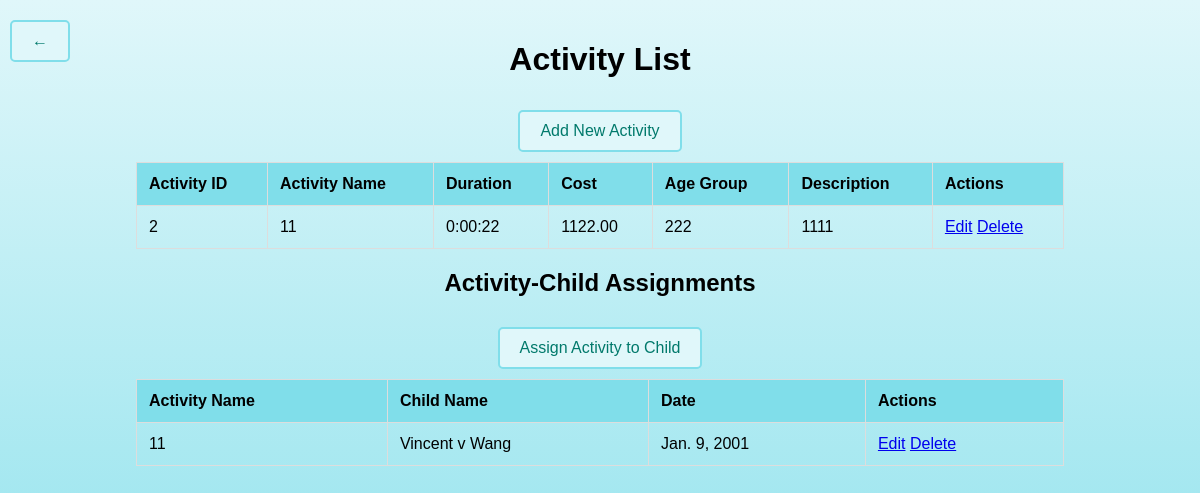
Before: /myapp/activities/ with the older database file.
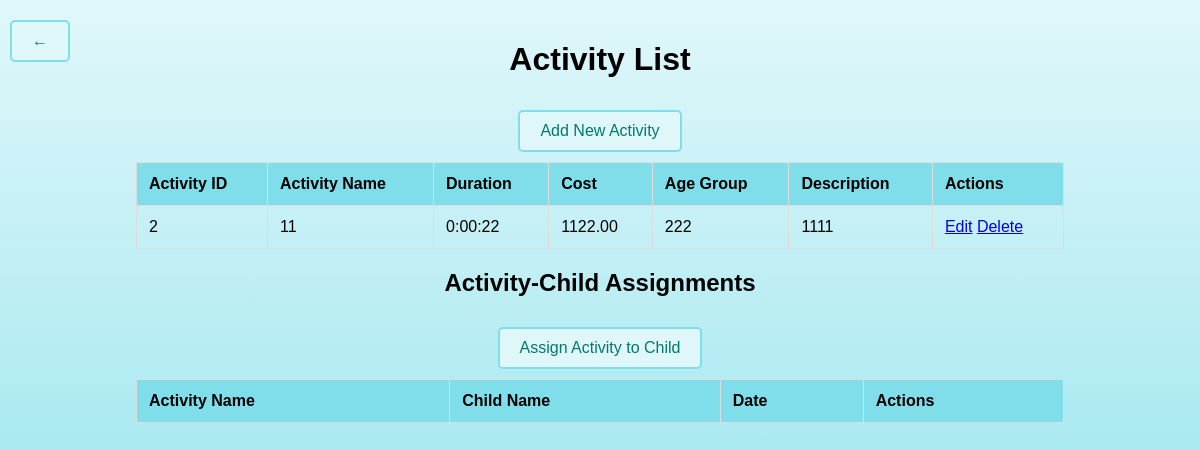
After: the same page with the newer database file.
### myapp/models.py (models this page shows, shortened)
class Activity(models.Model):
    activity_name = models.CharField(max_length=50)
    duration = models.DurationField()
    cost = models.DecimalField(max_digits=10, decimal_places=2)
    age_group = models.CharField(max_length=20)
    description = models.TextField()

class ChildActivityAssignment(models.Model):
    child = models.ForeignKey(Child, on_delete=models.CASCADE)
    activity = models.ForeignKey(Activity, on_delete=models.CASCADE)
    date = models.DateField()

class Child(models.Model):
    first_name = models.CharField(max_length=100)
    middle_name = models.CharField(max_length=100, blank=True, null=True)
    last_name = models.CharField(max_length=100)
    age = models.IntegerField()
    date_of_birth = models.DateField()
    average_cost = models.DecimalField(max_digits=10, decimal_places=2)

### myapp/views.py (the view)
# urls.py: path('activities/', views.activity_list, name='activity_list'),
def activity_list(request):
    activities = Activity.objects.all()
    child_activities_assignments = ChildActivityAssignment.objects.all()
    return render(request, 'activity_list.html', {
        'activities': activities,
        'child_activities_assignments': child_activities_assignments
    })

### myapp/templates/activity_list.html (shortened to what this page needs)
<!DOCTYPE html>
<html lang="en">
<head>
</head>
<body>
    <div class="back-button">
        <a href="{% url 'home' %}" class="button">&larr;</a>
    </div>
    <div class="container">
        <h1>Activity List</h1>
        <a href="{% url 'activity_add' %}" class="button">Add New Activity</a>
        <table>
            <thead>
                <tr>
                    <th>Activity ID</th>
                    <th>Activity Name</th>
                    <th>Duration</th>
                    <th>Cost</th>
                    <th>Age Group</th>
                    <th>Description</th>
                    <th>Actions</th>
                </tr>
            </thead>
            <tbody>
                {% for activity in activities %}
                <tr>
                    <td>{{ activity.id }}</td>
                    <td>{{ activity.activity_name }}</td>
                    <td>{{ activity.duration }}</td>
                    <td>{{ activity.cost }}</td>
                    <td>{{ activity.age_group }}</td>
                    <td>{{ activity.description }}</td>
                    <td>
                        <a href="{% url 'activity_edit' activity.pk %}">Edit</a>
                        <a href="{% url 'activity_delete' activity.pk %}">Delete</a>
                    </td>
                </tr>
                {% endfor %}
            </tbody>
        </table>
        <h2>Activity-Child Assignments</h2>
        <a href="{% url 'assign_activity_child' %}" class="button">Assign Activity to Child</a>
        <table>
            <thead>
                <tr>
                    <th>Activity Name</th>
                    <th>Child Name</th>
                    <th>Date</th>
                    <th>Actions</th>
                </tr>
            </thead>
            <tbody>
                {% for assignment in child_activities_assignments %}
                <tr>
                    <td>{{ assignment.activity.activity_name }}</td>
                    <td>{{ assignment.child.first_name }} {{ assignment.child.middle_name }} {{ assignment.child.last_name }}</td>
                    <td>{{ assignment.date }}</td>
                    <td>
                        <a href="{% url 'edit_activity_assignment' assignment.id %}">Edit</a>
                        <a href="{% url 'delete_activity_assignment' assignment.id %}">Delete</a>
                    </td>
                </tr>
                {% endfor %}
            </tbody>
        </table>
    </div>
</body>
</html>

Changed rows visible on the page:
removed ChildActivityAssignment: activity.activity_name "11", child.first_name "Vincent", child.middle_name "v", child.last_name "Wang", date "Jan. 9, 2001"
